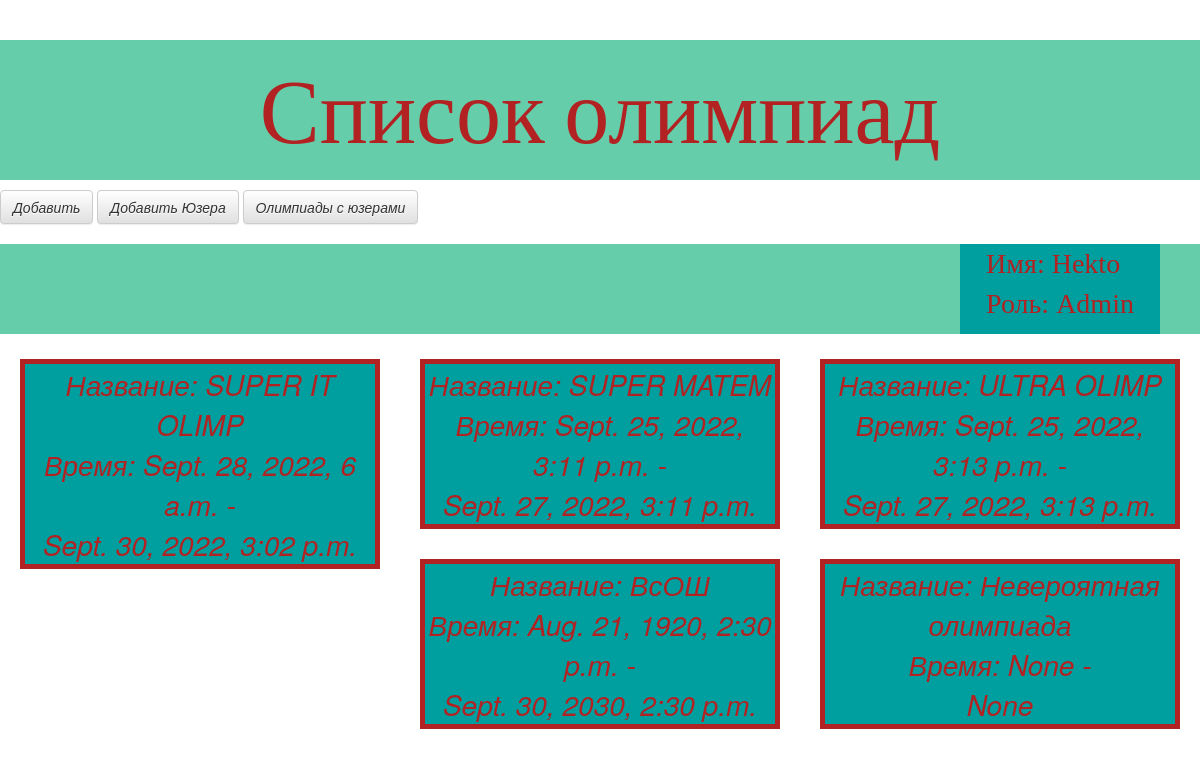
The page / on the database its author committed.
### feed/models.py (models this page shows, shortened)
class Olimp(models.Model):
    Title = models.CharField(max_length=100)
    Description = models.TextField()
    Date_Start = models.DateTimeField(blank=True,null=True)
    Date_End = models.DateTimeField(blank=True,null=True)
    Site = models.URLField(blank=True)
    tags = models.CharField(max_length=200, blank=True)

### feed/views.py (the view)
# urls.py: path('', views.olimp_lists, name="olimp_lists"),
def olimp_lists(request):
    olimps = Olimp.objects.all()
    s=[]
    for olimp in olimps:
        if 'inf' or 'mat' in olimp.tags:
            s.append(olimp)
    bic = {'table': [[ j*i for j in range(1,10)] for i in range(1,10) ] ,
           "name": "Hekto", "role": "Admin",
           'bruh':[[ 'bruh ' for j in range(1,10)] for i in range(1,10) ],
           'randommass': [[ random.randint(0,11) for j in range(1,10)] for i in range(1,10)],
           'colors':['#FFC0CB',
                     '#4B0082',
                     '#FF0000',
                     '#FF4500',
                     '#F0E68C',
                     '#3CB371',
                     '#40E0D0',
                     '#87CEEB',
                     '#8B4513',
                     '#2F4F4F'][random.randint(0,9)],
                      's': s}
    return render(request,'feed/olimp_lists.html' ,bic)#{'s': s})

### feed/templates/feed/olimp_lists.html
{%extends 'feed/base.html'%}
     {%block content%}
    <div class='negr'>
        <div class='Admen'>
            <p>Имя:<a href='https://github.com/Hekto61' style="color: #B22222" target="_blank"> {{name}}</a><br>
            Роль: {{role}}<br><p>
        </div>
    </div>
    <br>
    <div>
        {%for row in s%}
        <div class='col-xs-12 col-sm-12 col-md-6 col-lg-4'>
            <div class='olimp'>
                <i class="fa fa-shield"><a href='{%url 'olimp_detail' pk=row.pk%}' alink="#B22222"> Название: {{row.Title}}</a></i><br>
                <i class="fa-solid fa-download">Время: {{row.Date_Start}} - <br> {{row.Date_End}}</i><br>
            </div>
        <br>
        </div>
        {%endfor%}
    </div>
    {%endblock%}

### feed/static/css/olimp.css (style rules this page uses)
.negr { display: flex; justify-content: flex-end; background-color: #66CDAA; }
.Admen { color: #B22222; font-size: 28px; font-family: 'Comic Sans MS'; background-color: #009F9F; margin-right: 40px; width: 200px; display: flex; justify-content: center; }
.olimp { color: #B22222; font-size: 28px; border: 5px solid #B22222; background-color: #009F9F; margin: 5px; text-align: center; }
.olimp a { color: #B22222; }
.Admen a { color: #B22222; }

### rows shown on the page
Olimp: Title "SUPER IT OLIMP", Date_Start "Sept. 28, 2022, 6 a.m.", Date_End "Sept. 30, 2022, 3:02 p.m."
Olimp: Title "SUPER MATEM", Date_Start "Sept. 25, 2022, 3:11 p.m.", Date_End "Sept. 27, 2022, 3:11 p.m."
Olimp: Title "ULTRA OLIMP", Date_Start "Sept. 25, 2022, 3:13 p.m.", Date_End "Sept. 27, 2022, 3:13 p.m."
Olimp: Title "ВсОШ", Date_Start "Aug. 21, 1920, 2:30 p.m.", Date_End "Sept. 30, 2030, 2:30 p.m."
Olimp: Title "Невероятная олимпиада", Date_Start "None", Date_End "None"

### other values the page prints
{{ name }} "Hekto"
{{ role }} "Admin"
